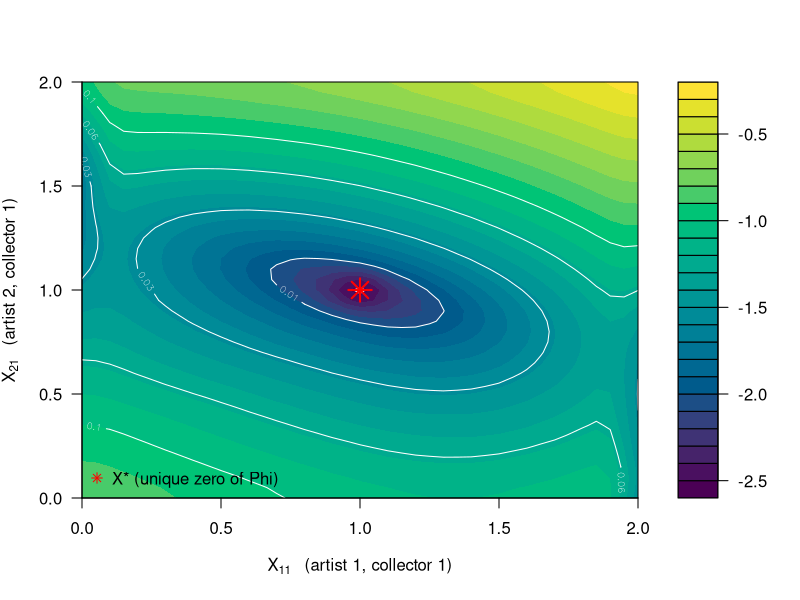

R code for this plot:
# ---------------------------------------------------------------------------
# phi_contour_paper_notation.R
#
# Replicates Figure 1 of Appendix B. Concretely:
#
#   X       : the 2x3 ownership matrix (row 1 = artist 1, row 2 = artist 2;
#             columns = collectors 1,2,3)
#   A       : [I - alpha*beta*X^T X]^{-1}, the 3x3 resolvent, via direct
#             matrix inversion (solve())
#   B       : (1-alpha)*v + alpha*(1-beta)*X^T theta
#   R       : A %*% B
#   q       : (1-beta)*theta + beta*X %*% R
#   G^i_jk  : alpha*q[i]*(A[j,j]-A[k,k]) + alpha*beta*(R[j]-R[k])*((A%*%x_i)[j]+(A%*%x_i)[k])
#   Phi     : sum over feasible (i,j,k), j!=k, X[i,k]>0, of max(0,G^i_jk)^2
#
# The free parameters plotted are X[1,1] and X[2,1];
# X[1,2] and X[2,2]  are minimized out at each grid point;
# X[1,3], X[2,3] are fixed by each artist's row summing to
# Y_i = 2.
#
# Base R only (stats, graphics, grDevices) -- no external packages required.
# ---------------------------------------------------------------------------

alpha <- 0.3
beta  <- 0.1
theta <- c(1, -5)
v     <- c(1, 1, -5)

# ---------------------------------------------------------------- model
model_XABRq <- function(X) {
  # X: 2x3 matrix (rows = artists, columns = collectors)
  A <- solve(diag(3) - alpha*beta*(t(X) %*% X))
  B <- (1-alpha)*v + alpha*(1-beta)*(t(X) %*% theta)
  R <- A %*% B
  q <- (1-beta)*theta + beta*(X %*% R)
  list(A = A, B = B, R = as.vector(R), q = as.vector(q))
}

# G^i_{j,k}: i in {1,2} (1=artist1,2=artist2), j,k in {1,2,3}, j != k
G_val <- function(M, X, i, j, k) {
  xi <- X[i, ]                    # i-th row of X (artist i's holdings)
  Ax <- as.vector(M$A %*% xi)
  alpha*M$q[i]*(M$A[j,j]-M$A[k,k]) + alpha*beta*(M$R[j]-M$R[k])*(Ax[j]+Ax[k])
}

Phi_val <- function(X, tol = 1e-9) {
  M <- model_XABRq(X)
  total <- 0
  for (i in 1:2) {
    for (k in 1:3) {
      if (X[i,k] <= tol) next
      for (j in 1:3) {
        if (j == k) next
        g <- G_val(M, X, i, j, k)
        if (g > 0) total <- total + g^2
      }
    }
  }
  total
}

# ---------------------------------------------------------------- self-check
X_star <- matrix(c(1,1,0, 1,1,0), nrow = 2, byrow = TRUE)
phi_at_Xstar <- Phi_val(X_star)

a1_check <- 0.9887640449438202
X_check <- matrix(c(a1_check, 1, 2-a1_check-1,
                     a1_check, 1, 2-a1_check-1), nrow = 2, byrow = TRUE)
phi_checkpoint <- Phi_val(X_check)

cat(sprintf("Self-check: Phi(X*) = %.3e  (expect ~0)\n", phi_at_Xstar))
cat(sprintf("Self-check: Phi(checkpoint) = %.6f  (expect 0.030118)\n", phi_checkpoint))
if (abs(phi_at_Xstar) > 1e-8 || abs(phi_checkpoint - 0.0301176) > 1e-4) {
  stop("Self-check FAILED -- model_XABRq/G_val/Phi_val has a bug. Do not trust the plot.")
}
cat("Self-check passed.\n\n")

# also print the two G values the paper itself quotes, as an extra cross-check
M_star <- model_XABRq(X_star)
G1_31 <- G_val(M_star, X_star, 1, 3, 1)   # G^1_{3,1}
G2_31 <- G_val(M_star, X_star, 2, 3, 1)   # G^2_{3,1}
cat(sprintf("G^1_3,1 = %.6f  (paper: strictly negative)\n", G1_31))
cat(sprintf("G^2_3,1 = %.6f  (paper: strictly negative)\n\n", G2_31))

# ---------------------------------------------------------------- outer/inner grid
n_outer <- 41      # 60 intervals -> X[1,1]=X[2,1]=1 lands EXACTLY on a grid node
n_inner <- 21

a1_vals <- seq(0, 2, length.out = n_outer)   # X[1,1] values (plotted, x-axis)
b1_vals <- seq(0, 2, length.out = n_outer)   # X[2,1] values (plotted, y-axis)
stopifnot(abs(a1_vals[(n_outer+1)/2] - 1.0) < 1e-9)

a2_grid <- seq(0, 2, length.out = n_inner)   # X[1,2] values (minimized out)
b2_grid <- seq(0, 2, length.out = n_inner)   # X[2,2] values (minimized out)

Phi_min <- matrix(NA_real_, nrow = n_outer, ncol = n_outer)  # [row=X21 index, col=X11 index]

cat("Computing profile-minimized Phi over (X11,X21) grid (real matrix inversion per point)...\n")
t0 <- Sys.time()
for (ia in seq_along(a1_vals)) {
  x11 <- a1_vals[ia]
  for (ib in seq_along(b1_vals)) {
    x21 <- b1_vals[ib]
    best <- Inf
    for (x12 in a2_grid) {
      x13 <- 2 - x11 - x12
      if (x13 < -1e-9) next
      x13 <- min(max(x13, 0), 2)
      for (x22 in b2_grid) {
        x23 <- 2 - x21 - x22
        if (x23 < -1e-9) next
        x23 <- min(max(x23, 0), 2)
        X <- matrix(c(x11,x12,x13, x21,x22,x23), nrow = 2, byrow = TRUE)
        val <- Phi_val(X)
        if (val < best) best <- val
      }
    }
    if (is.finite(best)) Phi_min[ib, ia] <- best
  }
  if (ia %% 10 == 0) cat(sprintf("  X11 index %d/%d  elapsed %.1fs\n", ia, n_outer, as.numeric(Sys.time()-t0, units="secs")))
}
cat(sprintf("total time: %.1fs\n", as.numeric(Sys.time()-t0, units="secs")))

mid <- (n_outer+1)/2
cat(sprintf("Phi_min at exact (X11,X21)=(1,1): %.3e\n", Phi_min[mid, mid]))

# ---------------------------------------------------------------- smoothing (separable Gaussian, log-space)
gaussian_kernel_1d <- function(sigma, radius = ceiling(3*sigma)) {
  x <- -radius:radius
  k <- exp(-(x^2)/(2*sigma^2))
  k/sum(k)
}

smooth_1d <- function(x, kernel) {
  r <- (length(kernel)-1)/2
  n <- length(x)
  xpad <- c(rev(x[1:r]), x, rev(x[(n-r+1):n]))
  out <- numeric(n)
  for (t in 1:n) out[t] <- sum(xpad[t:(t+2*r)] * kernel)
  out
}

smooth_2d <- function(M, sigma) {
  kernel <- gaussian_kernel_1d(sigma)
  M2 <- t(apply(M, 1, smooth_1d, kernel = kernel))
  M3 <- apply(M2, 2, smooth_1d, kernel = kernel)
  M3
}

floor_val <- 1e-6
logZ <- log10(Phi_min + floor_val)
sigma <- 1.2
logZ_s <- smooth_2d(logZ, sigma)
Phi_s <- pmax(10^logZ_s - floor_val, 0)

# ---------------------------------------------------------------- plot
png("phi_contour.png", width = 1400, height = 1200, res = 160)

filled.contour(
  x = a1_vals, y = b1_vals, z = t(logZ_s),
  color.palette = function(n) hcl.colors(n, "Viridis"),
  xlab = expression(X[11] ~ "  (artist 1, collector 1)"),
  ylab = expression(X[21] ~ "  (artist 2, collector 1)"),
  plot.axes = {
    axis(1); axis(2)
    contour(a1_vals, b1_vals, t(Phi_s),
            levels = c(1e-5,1e-4,1e-3,3e-3,1e-2,3e-2,6e-2,1e-1),
            add = TRUE, col = "white", labcex = 0.6, method = "edge")
    points(1, 1, pch = 8, col = "red", cex = 2.2, lwd = 2)
    legend("bottomleft", legend = "X* (unique zero of Phi)", pch = 8, col = "red", bty = "n")
  }
)
dev.off()
cat("saved phi_contour.png\n")
